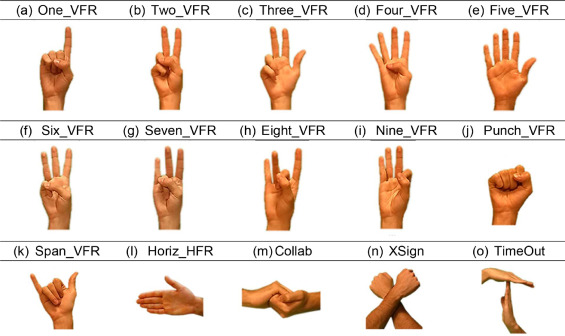
#> input picture hands.jpg, 565 x 336 px
$ jupyter execute hand_gesture.ipynb
#> lines starting #> are read from the running program, lines starting #| are printed output that depends on the picture; after the words box and inside, x2 and y2 are one past the last pixel; in counts of white or black regions, pixels touching at a corner belong together
[cell 1]
import cv2
import numpy as np
import matplotlib.pyplot as plt

cnt = None
defects = None
fingers = 0

roi = cv2.imread("hands.jpg")
#> roi is the input picture: shape (336, 565, 3); mean B, G, R 217.5, 226.2, 239.1
roi_rgb = cv2.cvtColor(roi, cv2.COLOR_BGR2RGB)
plt.imshow(roi_rgb)
plt.title("ROI")
plt.axis("off")
plt.show()

[cell 2]
lower_skin = np.array([0, 20, 70], np.uint8)
upper_skin = np.array([20, 255, 255], np.uint8)

hsv = cv2.cvtColor(roi, cv2.COLOR_BGR2HSV)
#> hsv: shape (336, 565, 3); mean H, S, V 7.4, 28.1, 239.2
mask = cv2.inRange(hsv, lower_skin, upper_skin)
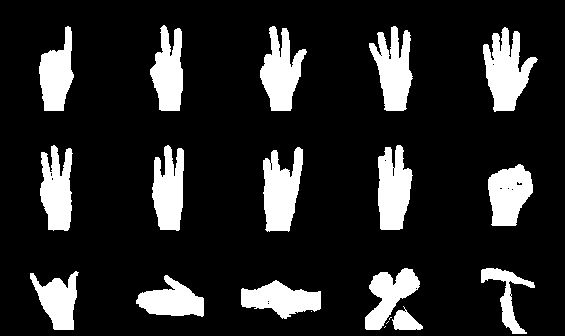
#> mask: shape (336, 565); 15.7% white; 20 white regions (4 under 20 px), largest, box (x1, y1, x2, y2) and area: (483, 27, 538, 112) 2566, (263, 147, 303, 232) 2325, (260, 26, 307, 111) 2246
kernel = cv2.getStructuringElement(cv2.MORPH_ELLIPSE, (5, 5))
mask_eroded = cv2.erode(mask, kernel, iterations=1)
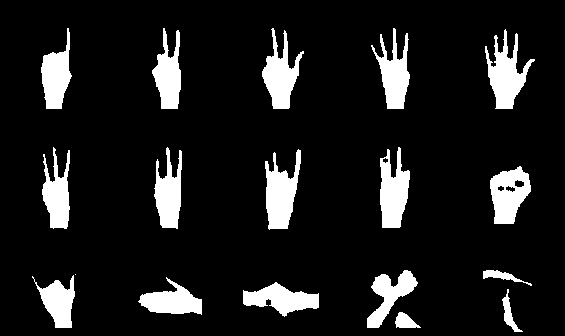
#> mask_eroded: shape (336, 565); 11.2% white; 18 white regions (1 under 20 px), largest, box (x1, y1, x2, y2) and area: (485, 29, 535, 109) 1763, (265, 149, 301, 230) 1718, (380, 147, 410, 228) 1638
plt.imshow(mask_eroded, cmap='gray')
plt.title("Eroded Mask")
plt.axis("off")
plt.show()

[cell 3]
mask_eroded2 = cv2.erode(mask_eroded, kernel, iterations=2)
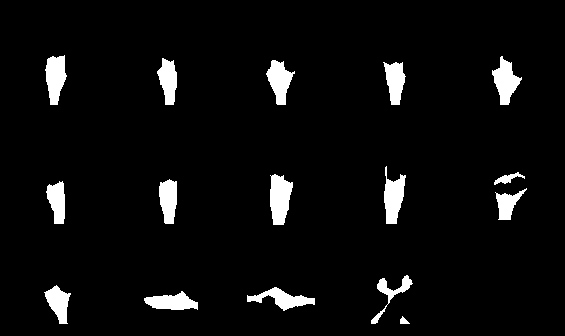
#> mask_eroded2: shape (336, 565); 4.9% white; 16 white regions, largest, box (x1, y1, x2, y2) and area: (270, 174, 293, 225) 863, (384, 166, 406, 224) 765, (492, 56, 522, 105) 758
mask_dilate = cv2.dilate(mask_eroded2, kernel, iterations=2)
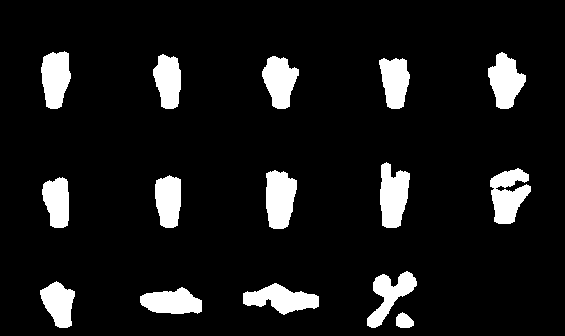
#> mask_dilate: shape (336, 565); 9.4% white; 15 white regions, largest, box (x1, y1, x2, y2) and area: (490, 168, 531, 224) 1467, (266, 170, 297, 229) 1455, (380, 162, 410, 228) 1451
plt.imshow(mask_eroded, cmap='gray')
plt.title("Eroded Mask")
plt.axis("off")
plt.show()

[cell 4]
diff_mask = cv2.absdiff(mask_eroded, mask_dilate)
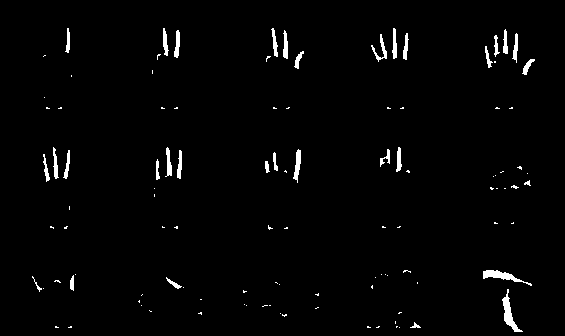
#> diff_mask: shape (336, 565); 1.8% white; 109 white regions (77 under 20 px)
plt.imshow(diff_mask, cmap='gray')
plt.title("Eroded Mask")
plt.axis("off")
plt.show()

[cell 5]
contours, _ = cv2.findContours(diff_mask, cv2.RETR_EXTERNAL, cv2.CHAIN_APPROX_SIMPLE)
#> contours = 109 contours, 80 with area under 20; largest, box (x1, y1, x2, y2) and area: (502, 289, 523, 332) 224, (483, 270, 532, 286) 205, (293, 149, 301, 183) 110, (165, 147, 172, 177) 83, (174, 30, 180, 58) 82
num_contours = 0
for c in contours:
    if cv2.contourArea(c)>20:
        num_contours += 1
#> this loop made 109 passes
#> c on passes 1, 2, 8, 10, 13, 15, 17, 18, 19, 20, 21, 22: [[399, 327]], [[396, 326], [396, 327], [397, 326]], [[395, 321], [395, 323]], [[280, 313]], [[149, 310], [150, 311], [151, 311], [150, 311]], [[269, 305], [270, 305]], [[246, 305]], [[141, 305]], [[244, 304]], [[139, 300], [138, 301], [139, 302]], [[200, 299], [201, 299]], [[142, 294], [141, 295]]
#> after the loop, num_contours = 29
print(f"Number of remaining contours: {num_contours}")
#| Number of remaining contours: 29
